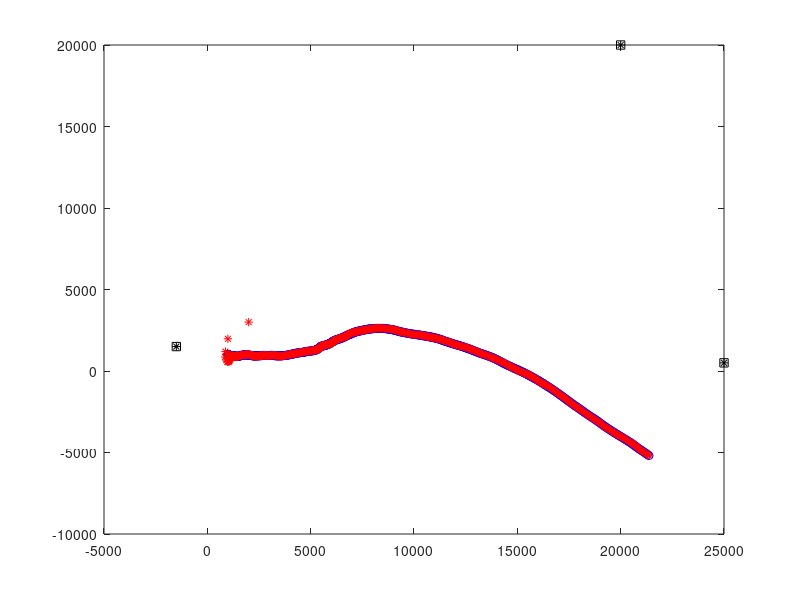
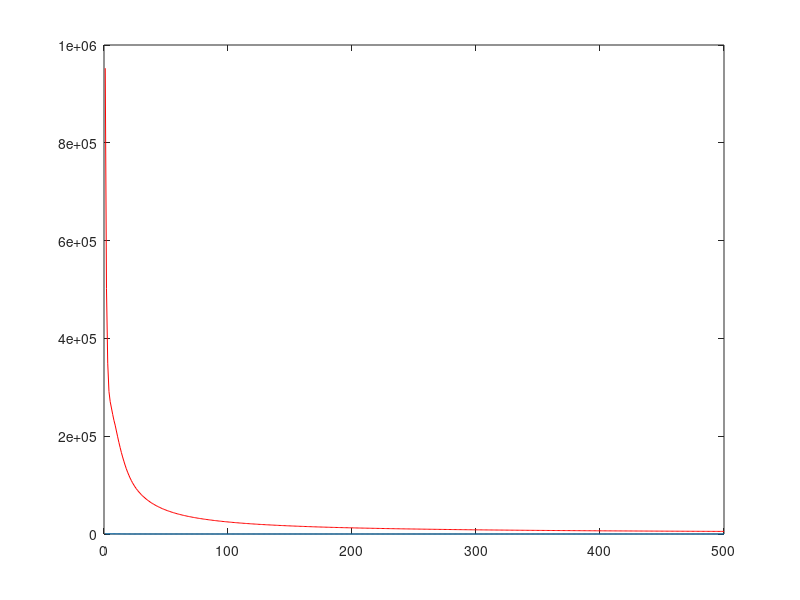

Reproduce these figures in MATLAB, in order.
clear all
close all


load Traj;   %  charger .......
plot(trajectoire(1,:),trajectoire(2,:),'o-b')
pause(0.1)
hold on

ts=1; % ..............
sigmau=2; % ..............
sigmav=0.0000001; % ..............
A=[1 0 ts 0;0 1 0 ts;0 0 1 0;0 0 0 1]; % ..............
B=[ts^2/2 0;0 ts^2/2;ts 0;0 ts]; % ..............


xi=[2000;3000]; % initialisation du vecteur .......................
plot(xi(1),xi(2),'*-r');hold on;
V=zeros(2,1);% ..............
Xi=[xi;V];% vecteur ..............   correspond à z(0|0) 
Mi=1000*eye(4);% matrice ..............   correspond à ................

Mk1=[-1500;1500];  % position de .......................
Mk2=[20000;20000]; % position de .......................
Mk3=[25000;500];   % position de .......................

% visualisation des ........................
plot(Mk1(1),Mk1(2),'s-k');hold on;
plot(Mk2(1),Mk2(2),'s-k');hold on;
plot(Mk3(1),Mk3(2),'s-k');hold on;
plot(Mk1(1),Mk1(2),'*-k');hold on;
plot(Mk2(1),Mk2(2),'*-k');hold on;
plot(Mk3(1),Mk3(2),'*-k');hold on;

c=3*10^8; % ............................
c=1/c;

for l=1:length(trajectoire),

% étape de ................................    
Xpredit=A*Xi; % vecteur de ........... correspond à ...(..|..) dans l'algorithme de Kalman
Mpredit=A*Mi*A'+sigmau^2*B*B';% matrice de ........... correspond à ...(..|..) dans l'algorithme de Kalman

% calcul du ........   de l'observation ......... car on a besoin de ...
% l'équation d'observation afin d'appliquer le filtre de Kalman
h1=c*(Xpredit(1:2)-Mk1)/(norm(Xpredit(1:2)-Mk1)) ;
h2=c*(Xpredit(1:2)-Mk2)/(norm(Xpredit(1:2)-Mk2)) ;
h3=c*(Xpredit(1:2)-Mk3)/(norm(Xpredit(1:2)-Mk3)) ;
% étendre les ...... par 2 zéros car ......
h1=[h1;0;0];
h2=[h2;0;0];
h3=[h3;0;0];
% remplir la ........
h=[h1 h2 h3];

%calcul de ........ correspond à ....(..|..) dans le filtre de Kalman 
Ypredit=c*[norm(Xpredit(1:2)-Mk1);norm(Xpredit(1:2)-Mk2);norm(Xpredit(1:2)-Mk3)];
%calcul de ......... correspond à ....(..|..) dans le filtre de Kalman
var_sortie=h'*Mpredit*h+sigmav^2*eye(3);


n1=sigmav*randn;   % génération du .......
n2=sigmav*randn;
n3=sigmav*randn;

% génération des vraies observations qu'on va utiliser pour la localisation
% correspond é ...... dans le modèle d'état
Yk=[c*norm(trajectoire(:,l)-Mk1)+n1 ; c*norm(trajectoire(:,l)-Mk2)+n2 ; c*norm(trajectoire(:,l)-Mk3)+n3] ;%Yk(n)

%TOA1(l)=abs(c*norm(trajectoire(:,l)-Mk1));
%relative_err1(l)=abs(n1)/TOA1(l);

%étape de ................
gain=Mpredit*h*inv(var_sortie); % calcul du ......correspond ? .......dans l'alg.
err=Yk-Ypredit; % correspond ? ..(..|..)-..(..|..) dans l'alg.

Xestime=Xpredit+gain*err; %  vecteur de .......correspond à .......dans l'alg.
Mestime=Mpredit-gain*h'*Mpredit;%  matrice de .......correspond à .......dans l'alg.

% visualisation de ...... 
%if mod(l,3)==0, % display true and estimated trajectory every 5Ts (here 5 sec in real time)
hold on
plot(Xestime(1),Xestime(2),'*-r')
pause(0.05)
%end

en(l)=norm(trajectoire(:,l)-Xestime(1:2)); % calcul de .........
e(l)=en(l).^2;
DtoTP(l)=mean(en); % calcul de ...........
EQM(l)=mean(e); % calcul de ...............

%traceP(l)=trace(Mestime);
%tracePM(l)=mean(traceP);

Xi=Xestime;
Mi=Mestime;


end


figure(2)
plot(en);hold on;plot(EQM,'r');hold off
